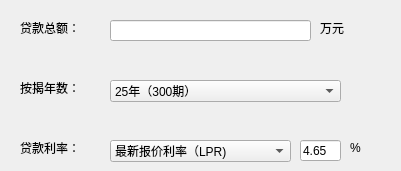
      <widget class="QWidget" name="page_4">
       <widget class="QLineEdit" name="lineEdit_5">
        <property name="geometry">
         <rect>
          <x>110</x>
          <y>20</y>
          <width>201</width>
          <height>21</height>
         </rect>
        </property>
       </widget>
       <widget class="QLineEdit" name="lineEdit_6">
        <property name="geometry">
         <rect>
          <x>300</x>
          <y>140</y>
          <width>41</width>
          <height>21</height>
         </rect>
        </property>
        <property name="text">
         <string>4.65</string>
        </property>
        <property name="placeholderText">
         <string/>
        </property>
       </widget>
       <widget class="QLabel" name="label_9">
        <property name="geometry">
         <rect>
          <x>20</x>
          <y>20</y>
          <width>72</width>
          <height>15</height>
         </rect>
        </property>
        <property name="text">
         <string>贷款总额：</string>
        </property>
       </widget>
       <widget class="QLabel" name="label_10">
        <property name="geometry">
         <rect>
          <x>20</x>
          <y>80</y>
          <width>72</width>
          <height>15</height>
         </rect>
        </property>
        <property name="text">
         <string>按揭年数：</string>
        </property>
       </widget>
       <widget class="QLabel" name="label_11">
        <property name="geometry">
         <rect>
          <x>20</x>
          <y>140</y>
          <width>72</width>
          <height>15</height>
         </rect>
        </property>
        <property name="text">
         <string>贷款利率：</string>
        </property>
       </widget>
       <widget class="QComboBox" name="comboBox_5">
        <property name="geometry">
         <rect>
          <x>110</x>
          <y>80</y>
          <width>231</width>
          <height>22</height>
         </rect>
        </property>
        <item>
         <property name="text">
          <string>25年（300期）</string>
         </property>
        </item>
        <item>
         <property name="text">
          <string>24年（288期)</string>
         </property>
        </item>
        <item>
         <property name="text">
          <string>23年（276期）</string>
         </property>
        </item>
        <item>
         <property name="text">
          <string>22年（264期）</string>
         </property>
        </item>
        <item>
         <property name="text">
          <string>21年（252期）</string>
         </property>
        </item>
        <item>
         <property name="text">
          <string>20年（240期）</string>
         </property>
        </item>
        <item>
         <property name="text">
          <string>19年（228期）</string>
         </property>
        </item>
        <item>
         <property name="text">
          <string>18年（216期）</string>
         </property>
        </item>
        <item>
         <property name="text">
          <string>17年（204期）</string>
         </property>
        </item>
        <item>
         <property name="text">
          <string>16年（192期）</string>
         </property>
        </item>
        <item>
         <property name="text">
          <string>15年（180期）</string>
         </property>
        </item>
        <item>
         <property name="text">
          <string>14年（168期）</string>
         </property>
        </item>
        <item>
         <property name="text">
          <string>13年（156期)</string>
         </property>
        </item>
        <item>
         <property name="text">
          <string>12年（144期)</string>
         </property>
        </item>
        <item>
         <property name="text">
          <string>11年（132期）</string>
         </property>
        </item>
        <item>
         <property name="text">
          <string>10年（120期）</string>
         </property>
        </item>
        <item>
         <property name="text">
          <string>9年（108期）</string>
         </property>
        </item>
        <item>
         <property name="text">
          <string>8年（96期）</string>
         </property>
        </item>
        <item>
         <property name="text">
          <string>7年（84期）</string>
         </property>
        </item>
        <item>
         <property name="text">
          <string>6年（72期）</string>
         </property>
        </item>
        <item>
         <property name="text">
          <string>5年（60期）</string>
         </property>
        </item>
        <item>
         <property name="text">
          <string>4年（48期）</string>
         </property>
        </item>
        <item>
         <property name="text">
          <string>3年（36期）</string>
         </property>
        </item>
        <item>
         <property name="text">
          <string>2年（24期）</string>
         </property>
        </item>
        <item>
         <property name="text">
          <string>1年（12期）</string>
         </property>
        </item>
       </widget>
       <widget class="QComboBox" name="comboBox_12">
        <property name="geometry">
         <rect>
          <x>110</x>
          <y>140</y>
          <width>181</width>
          <height>22</height>
         </rect>
        </property>
        <item>
         <property name="text">
          <string>最新报价利率（LPR)</string>
         </property>
        </item>
        <item>
         <property name="text">
          <string>基准利率</string>
         </property>
        </item>
        <item>
         <property name="text">
          <string>基准利率下限（7折）</string>
         </property>
        </item>
        <item>
         <property name="text">
          <string>基准利率上限（1.1倍）</string>
         </property>
        </item>
        <item>
         <property name="text">
          <string>基准利率上限（1.05倍）</string>
         </property>
        </item>
        <item>
         <property name="text">
          <string>基准利率下限（85折）</string>
         </property>
        </item>
       </widget>
       <widget class="QLabel" name="label_28">
        <property name="geometry">
         <rect>
          <x>350</x>
          <y>140</y>
          <width>21</width>
          <height>16</height>
         </rect>
        </property>
        <property name="text">
         <string>%</string>
        </property>
       </widget>
       <widget class="QLabel" name="label_29">
        <property name="geometry">
         <rect>
          <x>320</x>
          <y>20</y>
          <width>72</width>
          <height>15</height>
         </rect>
        </property>
        <property name="text">
         <string>万元</string>
        </property>
       </widget>
      </widget>
